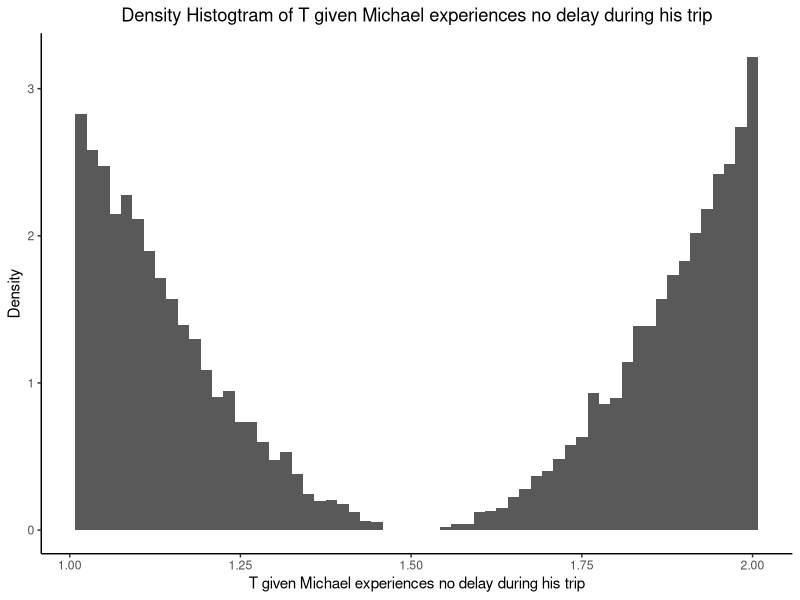

Reproduce this figure in R. (Note: a time limit stopped this script after it produced the figure.)
## ---- chunk 1
# compute pdf of T given N = n
pdf_T_given_N <- function(t, n) {
  k <- 3 / ((n + 1)^3)
  
  if (t >= 1 && t <= n + 2) {
    return(k * (2 * t - n - 3)^2)
  }
  
  return(0)
}

# compute cdf of T given N = n
cdf_T_given_N <- function(t, n) {
  k <- 3 / ((n + 1)^3)
  
  if (t < 1) {
    return(0)
  }
  
  if (t >= 1 && t <= n + 2) {
    return(k * ((4 * t^3 / 3) - (2 * n * t^2) - (6 * t^2) + (t * n^2) + 
                  (6 * n * t) + (9 * t) - (n^2) - (4 * n) - (13 / 3)))
  }
  
  return(1)
}

# 1.
set.seed(237)
N <- 10000 # number of simulations
U <- runif(N) # N simulations of U ~ U(0,1)
t <- numeric(N) 

for(ind in 1:N) { # simulation loop for T | N = 0
  t_tmp <- 1 # starts at 1
  
  while(cdf_T_given_N(t_tmp, 0) < U[ind]){
  # while cdf_T_given_N is smaller than U, increases t_tmp by a minute
    t_tmp <- t_tmp + (1/60) # measurement precision is in minutes
  }
  
  t[ind] <- t_tmp # store the t_tmp value
}

# pdf_T_given_N function when N = 0
pdft <- function(t) {
  pdf_T_given_N(t, 0)
}

# plot density histogram of N simulations of T | N = 0
# plot pdf_T_given_N when N = 0
library(ggplot2)
ggplot() +
   ggtitle("Density Histogtram of T given Michael experiences no delay during his trip") +
   theme_classic() +
   # From ggplot2 documentation: https://ggplot2.tidyverse.org/reference/element.html
   theme(plot.title = element_text(hjust = 0.5)) +
   geom_histogram(aes(x = t, y = after_stat(density)), binwidth = (1/60)) +
   geom_function(fun = pdft, colour =2, size = 2) +
   labs(x ="T given Michael experiences no delay during his trip", 
        y = "Density")
## ---- chunk 2
set.seed(237)
# 2.
N <- 10000 # number of simulations
ET0 <- sum(t)/N
print("2. Estimation of the expected value of T given Michael experiences no delay during his trip:")
round(ET0, digits = 3)
## ---- chunk 3
# 3.
set.seed(237)
N <- 10000 # number of simulations

tn <- matrix(0, N, 32)

for(delay in 1:32){ # looping through each possible value of N
  
  U <- runif(N) # N simulations of U ~ U(0,1)

  for(ind in 1:N) { # simulation loop for T | N = delay - 1
    tn_tmp <- 1 # starts at 1
  
    while(cdf_T_given_N(tn_tmp, delay - 1) < U[ind]){
    # while cdf_T_given_N is smaller than U, increases tn_tmp by a minute
      tn_tmp <- tn_tmp + (1/60) # measurement precision is in minutes
    }
  
    tn[ind, delay] <- tn_tmp # store the tn_tmp value
  }
  
}

tnvector <- c(tn) # converts the matrix into a vector
ETN <- numeric()

for (delay in 0:31) { # looping through each possible value of N
  samp <- tnvector[((delay * N) + 1) : ((delay + 1) * N) ]
  # slicing the samples for the particular value of N
  ETN[delay + 1] <- sum(samp) / N # computing the expectation
}

# plotting conditional expectation of T for each possible value of N
ggplot() +
   ggtitle("Estimated conditional expectation of T given each possible value of N") +
   theme_classic() +
   # From ggplot2 documentation: https://ggplot2.tidyverse.org/reference/element.html
   theme(plot.title = element_text(hjust = 0.5)) +
   geom_line(aes(x = 0:31, y = ETN)) +
   labs(x ="Number of delays Michael experiences along the trip, N",
        y = "Estimated conditional expectation of T")
## ---- chunk 4
# 4.
set.seed(237)
ET <- 0 # accumulator for marginal mean of T
for (delay in 0:31) { # looping through each possible value of N
  # taking the estimated conditional expectation for a given value of N and 
  # multiplying it by P(N = n)
  expectation <- ETN[delay + 1] * dbinom(x = delay, size = 31, prob = (1/12))
  ET <- ET + expectation # Adding the weighted expectation to the accumulator
}
print("4. Estimated marginal mean, E[T]:")
round(ET, digits = 3)
## ---- chunk 5
# 1.
set.seed(237)
n <- 0 # number of delays
N <- 1000 # number of simulations

xbar <- numeric(N)
for (samp in 1:N){ # N simulation loop
  
  U <- runif(100) # 100 simulations of U ~ U(0,1) 
  x <- numeric(100)
  
  for(ind in 1:100) { # 100 simulations of T | N = 0
    x_tmp <- 1 # starts at 1
    
    while(cdf_T_given_N(x_tmp, n) < U[ind]){
      # while cdf_T_given_N is smaller than U, increases x_tmp by a minute
      x_tmp <- x_tmp + (1/60) # measurement precision is in minutes
    }
    
    x[ind] <- x_tmp # store the x_tmp value
  }
  
  xbar[samp] <- sum(x) / 100 
}

# plot the histogram of xbar
# plot a vertical line at theoretical E(T|N = 0)
library(ggplot2)
ggplot() +
   ggtitle("Histogram of XBar") +
   theme_classic() +
   # From ggplot2 documentation: https://ggplot2.tidyverse.org/reference/element.html
   theme(plot.title = element_text(hjust = 0.5)) +
   geom_histogram(aes(x = xbar), binwidth = (1/60)) +
   geom_vline(xintercept = (3/2)) +
   labs(x = "XBar", y = "Frequency")
## ---- chunk 6
#2. 
Exbar <- sum(xbar) / N # expectation of xbar
Exbar2 <- sum(xbar^2) / N # expectation of (xbar)^2
Varxbar <- Exbar2 - (Exbar^2) # variance of xbar

print("2a. Estimated expecation of Xbar")
round(Exbar, digits = 3)
print("2b. Estimated variance of Xbar")
round(Varxbar, digits = 3)
## ---- chunk 7
# 3.
# estimating E(T|N = 0) using 100 simulated samples
set.seed(237)
U <- runif(100)
x <- numeric(100)
for(ind in 1:100) {
  x_tmp <- 1
  while(cdf_T_given_N(x_tmp, 0) < U[ind]){
    x_tmp <- x_tmp + (1/60)
  }
  x[ind] <- x_tmp
}
ex100 <- sum(x)/100
## ---- chunk 8
# comparing estimate of E(T|N = 0) using 100 simulated sample with xbar
set.seed(237)
optimistic <- xbar < ex100  
print("3. Probability that estimate of E(T|N = 0) using 100 simulated samples is overly optimistic:")
round(sum(optimistic)/1000, digits = 3)
